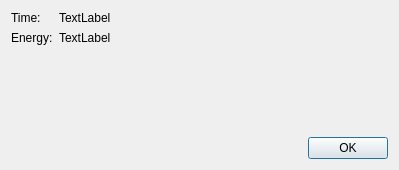
<?xml version="1.0" encoding="UTF-8"?>
<ui version="4.0">
 <class>RunPropertiesDialog</class>
 <widget class="QDialog" name="RunPropertiesDialog">
  <property name="geometry">
   <rect>
    <x>0</x>
    <y>0</y>
    <width>399</width>
    <height>170</height>
   </rect>
  </property>
  <property name="windowTitle">
   <string>Run properties</string>
  </property>
  <layout class="QVBoxLayout" name="verticalLayout">
   <item>
    <layout class="QFormLayout" name="formLayout">
     <item row="1" column="1">
      <widget class="QLabel" name="labelEnergyValue">
       <property name="text">
        <string>TextLabel</string>
       </property>
      </widget>
     </item>
     <item row="1" column="0">
      <widget class="QLabel" name="label_1">
       <property name="text">
        <string>Time:</string>
       </property>
      </widget>
     </item>
     <item row="2" column="0">
      <widget class="QLabel" name="label_2">
       <property name="text">
        <string>Energy:</string>
       </property>
      </widget>
     </item>
     <item row="2" column="1">
      <widget class="QLabel" name="labelTimeValue">
       <property name="text">
        <string>TextLabel</string>
       </property>
      </widget>
     </item>
    </layout>
   </item>
   <item>
    <widget class="QDialogButtonBox" name="buttonBox">
     <property name="orientation">
      <enum>Qt::Horizontal</enum>
     </property>
     <property name="standardButtons">
      <set>QDialogButtonBox::Ok</set>
     </property>
    </widget>
   </item>
  </layout>
 </widget>
 <resources/>
 <connections>
  <connection>
   <sender>buttonBox</sender>
   <signal>accepted()</signal>
   <receiver>RunPropertiesDialog</receiver>
   <slot>accept()</slot>
   <hints>
    <hint type="sourcelabel">
     <x>248</x>
     <y>254</y>
    </hint>
    <hint type="destinationlabel">
     <x>157</x>
     <y>274</y>
    </hint>
   </hints>
  </connection>
  <connection>
   <sender>buttonBox</sender>
   <signal>rejected()</signal>
   <receiver>RunPropertiesDialog</receiver>
   <slot>reject()</slot>
   <hints>
    <hint type="sourcelabel">
     <x>316</x>
     <y>260</y>
    </hint>
    <hint type="destinationlabel">
     <x>286</x>
     <y>274</y>
    </hint>
   </hints>
  </connection>
 </connections>
</ui>
